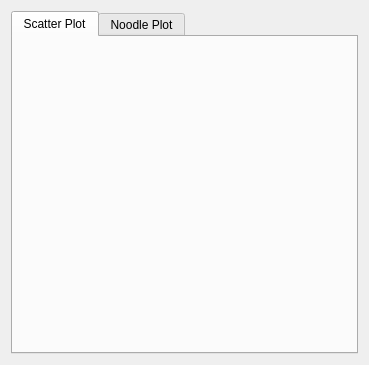
<?xml version="1.0" encoding="UTF-8"?>
<ui version="4.0">
 <class>Dialog</class>
 <widget class="QDialog" name="Dialog">
  <property name="geometry">
   <rect>
    <x>0</x>
    <y>0</y>
    <width>369</width>
    <height>365</height>
   </rect>
  </property>
  <property name="windowTitle">
   <string>Collectiv Event Plots</string>
  </property>
  <layout class="QVBoxLayout" name="verticalLayout">
   <item>
    <widget class="QTabWidget" name="tabWidget_2">
     <property name="currentIndex">
      <number>0</number>
     </property>
     <widget class="QWidget" name="scatter_plot">
      <attribute name="title">
       <string>Scatter Plot</string>
      </attribute>
      <attribute name="toolTip">
       <string>Plot displaying collective event duration over collective event total size</string>
      </attribute>
      <layout class="QHBoxLayout" name="horizontalLayout_5">
       <item>
        <layout class="QVBoxLayout" name="evplot_layout"/>
       </item>
      </layout>
     </widget>
     <widget class="QWidget" name="noodle_plot">
      <attribute name="title">
       <string>Noodle Plot</string>
      </attribute>
      <attribute name="toolTip">
       <string>Collective Event Tracks, colors indicate unique collective events, tracks are projected along one coordinate</string>
      </attribute>
      <layout class="QVBoxLayout" name="verticalLayout_6">
       <item>
        <layout class="QVBoxLayout" name="evplot_layout_2"/>
       </item>
      </layout>
     </widget>
    </widget>
   </item>
  </layout>
 </widget>
 <resources/>
 <connections/>
</ui>
